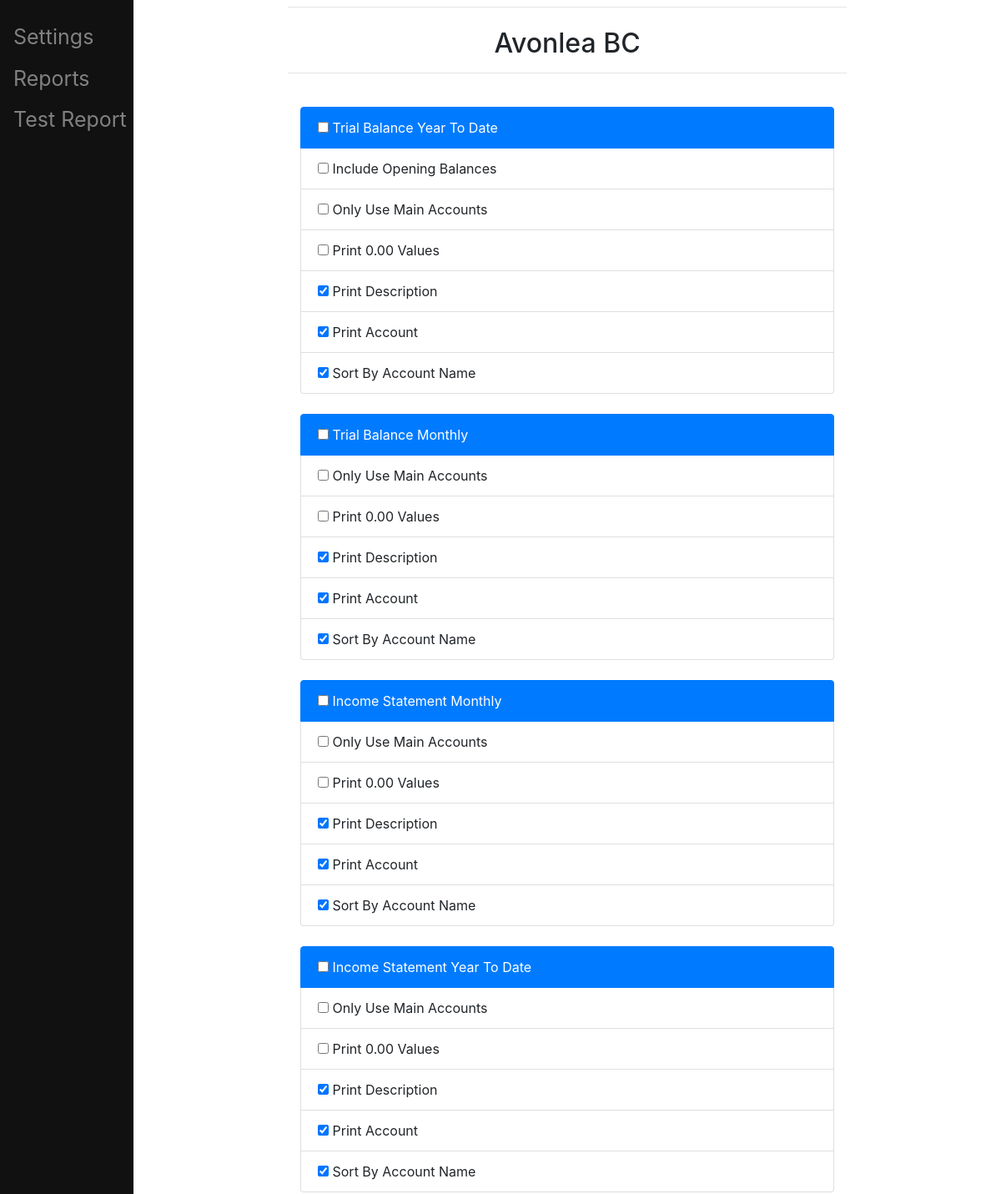
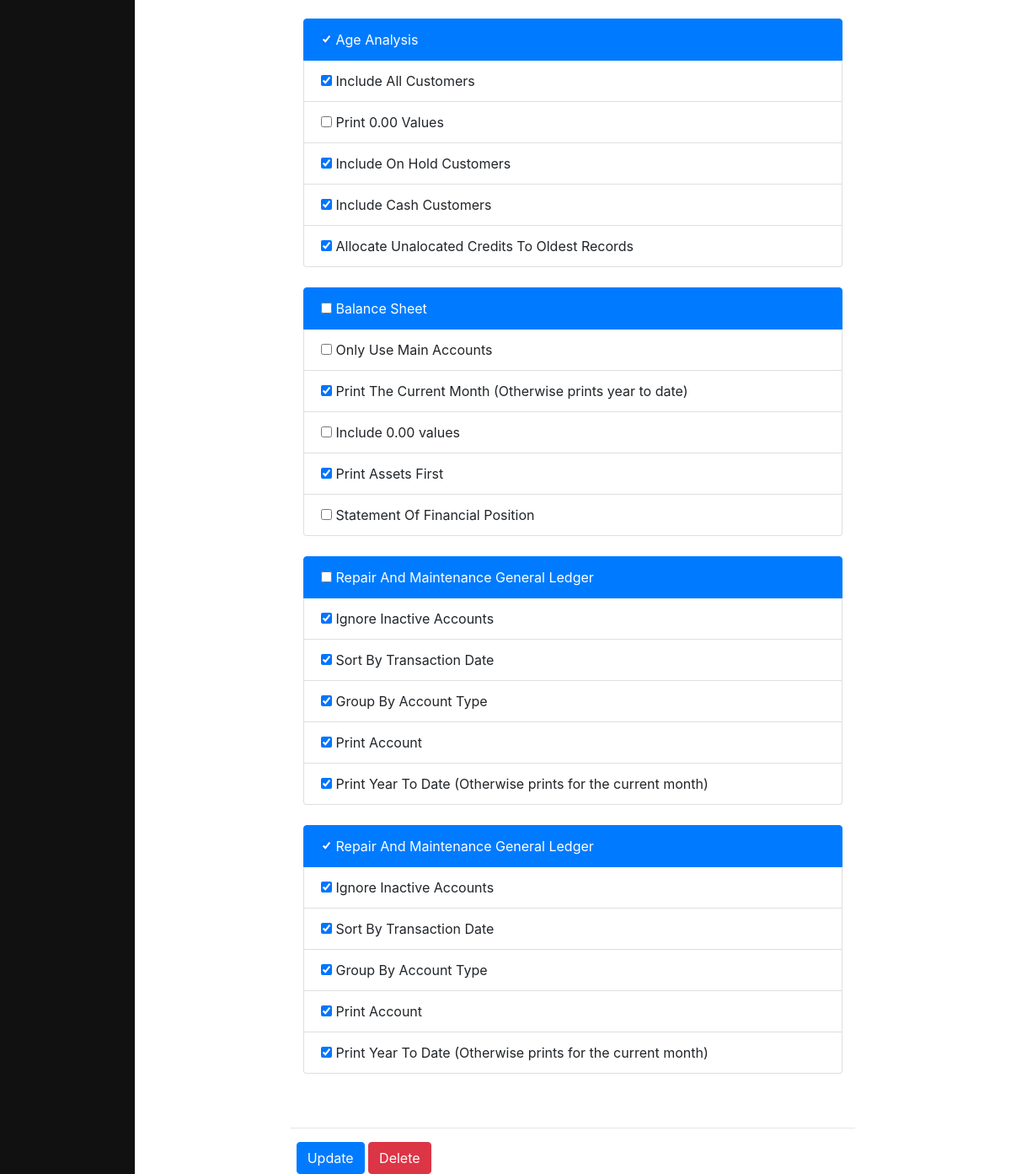
/accConnect/setting/16, run on the app's committed database (2 pictures, top to bottom).
### main/models.py (models this page shows, shortened)
class SettingsClass(models.Model):
    Complex = models.CharField(choices=complex_list , max_length =  50 ,default='1' , unique=True)
    Trial_balance_Year_to_date= models.BooleanField(default = False)
    tbytd_Include_opening_balances=models.BooleanField(default = False)
    tbytd_Only_use_main_accounts=models.BooleanField(default = False)
    tbytd_Print_null_values=models.BooleanField(default = False)
    tbytd_Print_description=models.BooleanField(default = True)
    tbytd_Print_account=models.BooleanField(default = True)
    tbytd_Sort_by_account_name=models.BooleanField(default = True)
    Trial_balance_Monthly=models.BooleanField(default = False)
    tbm_Only_use_main_accounts=models.BooleanField(default = False)
    tbm_Print_null_values=models.BooleanField(default = False)
    tbm_Print_description=models.BooleanField(default = True)
    tbm_Print_account=models.BooleanField(default = True)
    tbm_Sort_by_account_name=models.BooleanField(default = True)
    Income_Statement_Year_to_date=models.BooleanField(default = False)
    isytd_Only_use_main_accounts=models.BooleanField(default = False)
    isytd_Sort_by_account_name=models.BooleanField(default = True)
    isytd_Print_null_values=models.BooleanField(default = False)
    isytd_Print_description=models.BooleanField(default = True)
    isytd_Print_account=models.BooleanField(default = True)
    Income_Statement_Monthly=models.BooleanField(default = False)
    ism_Only_use_main_accounts=models.BooleanField(default = False)
    ism_Sort_by_account_name=models.BooleanField(default = True)
    ism_Print_null_values=models.BooleanField(default = False)
    ism_Print_description=models.BooleanField(default = True)
    ism_Print_account=models.BooleanField(default = True)
    Age_Analysis=models.BooleanField(default = False)
    aa_Include_all_customers=models.BooleanField(default = True)
    aa_Include_cash_customers=models.BooleanField(default = True)
    aa_include_on_hold_customers=models.BooleanField(default = True)
    aa_include_null_values=models.BooleanField(default = False)
    aa_allocate_unalocated_credits_to_oldest=models.BooleanField(default = True)
    Balance_Sheet=models.BooleanField(default = False)
    bs_Only_use_main_accounts=models.BooleanField(default = False)
    bs_Print_current_month=models.BooleanField(default = True)
    bs_Include_null_values=models.BooleanField(default = False)
    bs_Print_assets_first=models.BooleanField(default = True)
    bs_statement_of_financial_position=models.BooleanField(default = False)
    Repair_and_Maintenance_General_Ledger=models.BooleanField(default = False)
    rmgl_Ignore_inactive_accounts=models.BooleanField(default = True)
    rmgl_Sort_by_transaction_date=models.BooleanField(default = True)
    rmgl_Group_by_account_type=models.BooleanField(default = True)
    rmgl_Print_description=models.BooleanField(default = True)
    rmgl_Print_account=models.BooleanField(default = True)
    rmgl_Print_year_to_date=models.BooleanField(default = True)
    rmgl_Print_monthly=models.BooleanField(default = False)
    Major_capital_Items_General_Ledger=models.BooleanField(default = False)
    mcigl_Ignore_inactive_accounts=models.BooleanField(default = True)
    mcigl_Sort_by_transaction_date=models.BooleanField(default = True)
    mcigl_Group_by_account_type=models.BooleanField(default = True)
    mcigl_Print_description=models.BooleanField(default = True)
    mcigl_Print_account=models.BooleanField(default = True)
    mcigl_Print_year_to_date=models.BooleanField(default = True)
    mcigl_Print_monthly=models.BooleanField(default = False)

### main/views.py (the view, shortened to what this page needs)
# urls.py: path('accConnect/setting/<int:setting_pk>', views.viewSettings, name='viewSettings' ),
def viewSettings(request,  setting_pk):
    setting = get_object_or_404(SettingsClass, pk=setting_pk)
    if request.method == 'GET':
        form = SettingUpdateForm(instance=setting)
        return render(request, 'main/viewSettings.html', {'setting': setting, 'form':form})
    return render(request, 'main/viewSettings.html', {'setting': setting, 'form':form})

### main/forms.py
class SettingUpdateForm(ModelForm):
    class Meta:
        model = SettingsClass
        exclude = ['Complex']

### main/templates/main/viewSettings.html (shortened to what this page needs)
{% extends "main/base.html"%}
{% block content %}
<h2 style="text-align: center">{{ setting.Complex }}</h2>
 <hr>
<br>
<form method="POST" action="{% url 'viewSettings' setting.pk %}">
<div class="container">
  <ul class='list-group'>
    <li class='list-group-item active'>{{ form.Trial_balance_Year_to_date }} Trial Balance Year To Date</li>
    <li class='list-group-item'>{{ form.tbytd_Include_opening_balances }} Include Opening Balances</li>
    <li class='list-group-item'>{{ form.tbytd_Only_use_main_accounts }} Only Use Main Accounts</li>
    <li class='list-group-item'>{{ form.tbytd_Print_null_values }} Print 0.00 Values</li>
    <li class='list-group-item'>{{ form.tbytd_Print_description }} Print Description</li>
    <li class='list-group-item'>{{ form.tbytd_Print_account }} Print Account</li>
    <li class='list-group-item'>{{ form.tbytd_Sort_by_account_name }} Sort By Account Name</li>
  </ul>
  <br>
  <ul class='list-group'>
    <li class='list-group-item active'>{{ form.Trial_balance_Monthly }} Trial Balance Monthly</li>
    <li class='list-group-item'>{{ form.tbm_Only_use_main_accounts }} Only Use Main Accounts</li>
    <li class='list-group-item'>{{ form.tbm_Print_null_values }} Print 0.00 Values</li>
    <li class='list-group-item'>{{ form.tbm_Print_description }} Print Description</li>
    <li class='list-group-item'>{{ form.tbm_Print_account }} Print Account</li>
    <li class='list-group-item'>{{ form.tbm_Sort_by_account_name }} Sort By Account Name</li>
  </ul>
  <br>
  <ul class='list-group'>
    <li class='list-group-item active'>{{ form.Income_Statement_Monthly }} Income Statement Monthly</li>
    <li class='list-group-item'>{{ form.ism_Only_use_main_accounts }} Only Use Main Accounts</li>
    <li class='list-group-item'>{{ form.ism_Print_null_values }} Print 0.00 Values</li>
    <li class='list-group-item'>{{ form.ism_Print_description }} Print Description</li>
    <li class='list-group-item'>{{ form.ism_Print_account }} Print Account</li>
    <li class='list-group-item'>{{ form.ism_Sort_by_account_name }} Sort By Account Name</li>
  </ul>
  <br>
  <ul class='list-group'>
    <li class='list-group-item active'>{{ form.Income_Statement_Year_to_date }} Income Statement Year To Date</li>
    <li class='list-group-item'>{{ form.isytd_Only_use_main_accounts }} Only Use Main Accounts</li>
    <li class='list-group-item'>{{ form.isytd_Print_null_values }} Print 0.00 Values</li>
    <li class='list-group-item'>{{ form.isytd_Print_description }} Print Description</li>
    <li class='list-group-item'>{{ form.isytd_Print_account }} Print Account</li>
    <li class='list-group-item'>{{ form.isytd_Sort_by_account_name }} Sort By Account Name</li>
  </ul>
  <br>
  <ul class='list-group'>
    <li class='list-group-item active'>{{ form.Age_Analysis }} Age Analysis</li>
    <li class='list-group-item'>{{ form.aa_Include_all_customers }} Include All Customers</li>
    <li class='list-group-item'>{{ form.aa_include_null_values }} Print 0.00 Values</li>
    <li class='list-group-item'>{{ form.aa_include_on_hold_customers }} Include On Hold Customers</li>
    <li class='list-group-item'>{{ form.aa_Include_cash_customers }} Include Cash Customers</li>
    <li class='list-group-item'>{{ form.aa_allocate_unalocated_credits_to_oldest }} Allocate Unalocated Credits To Oldest Records</li>
  </ul>
  <br>
  <ul class='list-group'>
    <li class='list-group-item active'>{{ form.Balance_Sheet }} Balance Sheet</li>
    <li class='list-group-item'>{{ form.bs_Only_use_main_accounts }} Only Use Main Accounts</li>
    <li class='list-group-item'>{{ form.bs_Print_current_month }} Print The Current Month (Otherwise prints year to date)</li>
    <li class='list-group-item'>{{ form.bs_Include_null_values }} Include 0.00 values</li>
    <li class='list-group-item'>{{ form.bs_Print_assets_first }} Print Assets First</li>
    <li class='list-group-item'>{{ form.bs_statement_of_financial_position }} Statement Of Financial Position</li>
  </ul>
  <br>
  <ul class='list-group'>
    <li class='list-group-item active'>{{ form.Repair_and_Maintenance_General_Ledger }} Repair And Maintenance General Ledger</li>
    <li class='list-group-item'>{{ form.rmgl_Ignore_inactive_accounts }} Ignore Inactive Accounts</li>
    <li class='list-group-item'>{{ form.rmgl_Sort_by_transaction_date }} Sort By Transaction Date</li>
    <li class='list-group-item'>{{ form.rmgl_Group_by_account_type }} Group By Account Type</li>
    <li class='list-group-item'>{{ form.rmgl_Print_account }} Print Account</li>
    <li class='list-group-item'>{{ form.rmgl_Print_year_to_date }} Print Year To Date (Otherwise prints for the current month)</li>
  </ul>
  <br>
  <ul class='list-group'>
    <li class='list-group-item active'>{{ form.Major_capital_Items_General_Ledger }} Repair And Maintenance General Ledger</li>
    <li class='list-group-item'>{{ form.mcigl_Ignore_inactive_accounts }} Ignore Inactive Accounts</li>
    <li class='list-group-item'>{{ form.mcigl_Sort_by_transaction_date }} Sort By Transaction Date</li>
    <li class='list-group-item'>{{ form.mcigl_Group_by_account_type }} Group By Account Type</li>
    <li class='list-group-item'>{{ form.mcigl_Print_account }} Print Account</li>
    <li class='list-group-item'>{{ form.mcigl_Print_year_to_date }} Print Year To Date (Otherwise prints for the current month)</li>
  </ul>
</div>
<br>
<br>
<hr>
<div class="btn-update" style="padding-left: 1%">
<button type="submit" class='btn btn-primary'>Update</button>
<button type="delete" class="btn btn-danger">Delete</button>
</div>
</form>
{% endblock %}

### data on the page
SettingsClass: Complex "Avonlea BC", tbytd_Print_description "☑", tbytd_Print_account "☑", tbytd_Sort_by_account_name "☑", tbm_Print_description "☑", tbm_Print_account "☑", tbm_Sort_by_account_name "☑", ism_Print_description "☑", ism_Print_account "☑", ism_Sort_by_account_name "☑", isytd_Print_description "☑", isytd_Print_account "☑", isytd_Sort_by_account_name "☑", Age_Analysis "☑", aa_Include_all_customers "☑", aa_include_on_hold_customers "☑", aa_Include_cash_customers "☑", aa_allocate_unalocated_credits_to_oldest "☑", bs_Print_current_month "☑", bs_Print_assets_first "☑", rmgl_Ignore_inactive_accounts "☑", rmgl_Sort_by_transaction_date "☑", rmgl_Group_by_account_type "☑", rmgl_Print_account "☑", rmgl_Print_year_to_date "☑", Major_capital_Items_General_Ledger "☑", mcigl_Ignore_inactive_accounts "☑", mcigl_Sort_by_transaction_date "☑", mcigl_Group_by_account_type "☑", mcigl_Print_account "☑", mcigl_Print_year_to_date "☑"
